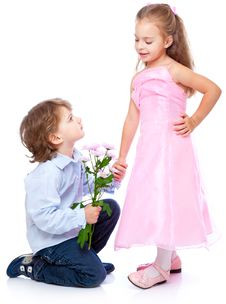
#> input picture segmentation/images/small1.jpg, 226 x 304 px, found by its file name
$ jupyter execute --allow-errors gbsegment.ipynb
#> lines starting #> are read from the running program, lines starting #| are printed output that depends on the picture
[cell 1]
import cv2
import numpy as np
import os, sys
from matplotlib import collections as mc
from matplotlib import pyplot as plt

[cell 2]
class union_find():
    def __init__(self, n_vertic):
        self._parent = [-1 for _ in range(n_vertic)]
        self._size = [1 for _ in range(n_vertic)]
        self._rank = [0 for _ in range(n_vertic)]
        self.n_vertic = n_vertic

    def join(self, a, b):
        ra = self.find_root(a)
        rb = self.find_root(b)

        if ra == rb:
            return

        if self._rank[ra] <=  self._rank[rb]:
            self._parent[ra] = rb
            self._size[rb] += self._size[ra]
        else:
            self._parent[rb] = ra
            self._size[ra] += self._size[rb]
        if self._rank[ra] ==  self._rank[rb]:
            self._rank[rb] += 1


    def find_root(self, x):
        if self._parent[x] == -1:
            return x

        temp = x
        while self._parent[temp] != -1:
            temp = self._parent[temp]
        self._parent[x] = temp

        return temp

    def size(self, x):
        root = self.find_root(x)
        return self._size[root]

    def parent(self):
        return self._parent

    # [11 lines left out: functions num_set, print_set, not called in this run]

[cell 3]
def read_image(fpath):
    return cv2.imread(fpath, cv2.IMREAD_COLOR)

def get_distance(image_arr, record_vertic = False):
    """
    Build graph. A Pixel mimics a graph node, the distance messure between two nodes mimics an edge. Every node
    only consider the surounding 8 nodes as neighbors to form edges.
    Input:
        image_arr: a 2D array representing a channel
        record_vertic: choose whether to return the 2D coordinates with respect to an edge
    return:
        1. numpy array of edges
        2. numpy array of corresponding coordinates. Effective when record_vertic=True.
    """
    m, n = image_arr.shape
    dirs = [[-1, 1], [0, 1], [1, 1], [1, 0]]
    dist = []
    coord = []
    for x in range(m):
        for y in range(n):
            for d in dirs:
                nx = x + d[0]
                ny = y + d[1]
                if 0<=nx<m and 0<=ny<n:
                    dist.append(abs(image_arr[x, y] - image_arr[nx, ny]))
                    if record_vertic:
                        coord.append([x*n+y, nx*n+ny])

    return np.array(dist), np.array(coord)

def get_threshold(K, size):
    """
    Correction of internal distance.
    Input:
        K: a constant
        size: the size of the given set
    return:
        a scalar calculated by K/size
    """
    return K/size

def merge(image, K=100, min_size=50, filter_size=(3,3), sigma=0.5, high_recall=True, all_channel=True, verb=True):
    """
    Apply gassian smoothing filter. Use union-and-find data structure to group pixels. Depending on the setting
    of all_channel, either use all R, G, B channel or sum of squared values as clustering criteria.
    If the current edge(on all channels or SS value) is no greater than the internal distance
    (all channels or SS value) of each of the two candidate groups, merge the two groups.
    Input:
        K: same constant to calculate the internal distance
        min_size: the minimum number of pixels to form a group
        filter_size: Gaussian filter kernal size
        sigma: the standard deviation of gaussian filter
        high_recall: high recall mode uses mininum internal distance as metric, it tends not to cluster and
        leads to more segments. If high_recal is not set, it ues max interval distance, making it easier to
        cluster.
        all_channel: if use all three channel
    return:
        A union-find data structure that contains the grouping information.
    """
#> called with K = 200, min_size = 50, filter_size = (3, 3), sigma = 0.5, high_recall = True, all_channel = False, verb = True
    image = cv2.GaussianBlur(image, filter_size, sigma)
    edges = []
    n_chan = 0
    n_vertic = image.shape[0]*image.shape[1]
#> n_vertic = 68704
    if len(image.shape) == 2:
        edges.append(get_distance(image))
        n_chan = 1
    elif len(image.shape) == 3:
        n_chan = 3
        for i in range(image.shape[2]):
            if i == 0:
                e, vertices = get_distance(image[:, :, i], record_vertic=True)
            else:
                e, _ = get_distance(image[:, :, i], record_vertic=False)
            edges.append(e)
#> after the loop, edges = 3 items

    edges = np.stack(edges, axis=1)
    index = [x for x in range(len(edges))]
#> index = 273228 items
    if all_channel: # edge and inter_diff all have three columns
        index.sort(key = lambda x: np.sum(edges[x, :]))
        inter_diff = np.ones((n_vertic, n_chan)) * get_threshold(K, 1)
    else: # edge and inter_diff only record sum of squared value of three channels
        edges = np.sqrt(np.sum(np.square(edges), axis=1))
        index.sort(key = lambda x: edges[x])
        inter_diff = np.ones((n_vertic, )) * get_threshold(K, 1)

    if verb:
        print("Number of edges and vertices: {}, {}".format(edges.shape[0], inter_diff.shape[0]))
#| Number of edges and vertices: 273228, 68704

    union_set = union_find(n_vertic)
    for i in index:
        edge = edges[i] # shape = (n_chan, ) or (1, ) depends on argument all_channel
        ru = union_set.find_root(vertices[i, 0])
        rv = union_set.find_root(vertices[i, 1])

        if ru == rv:
            continue

        if np.all(edge <= inter_diff[ru]) and np.all(edge <= inter_diff[rv]):
            du = inter_diff[ru] - get_threshold(K, union_set.size(ru))
            dv = inter_diff[rv] - get_threshold(K, union_set.size(rv))
            union_set.join(ru, rv)
            ru = union_set.find_root(ru)

            if high_recall:
                # use the minimum value among du, dv, edge
                dd = np.min(np.stack([du, dv, edge], axis=0), axis=0)
            else:
                dd = np.max(np.stack([du, dv, edge], axis=0), axis=0)

            inter_diff[ru] = dd + get_threshold(K, union_set.size(ru))
#> this loop made 273228 passes
#> (rv, ra in join, rb in join) on passes 2, 3, 7, 8, 10, 11, 13, 14, 16, 17, 19, 20: (227, 1, 227), (226, 1, 226), (3, 1, 3), (229, 1, 229), (4, 1, 4), (230, 1, 230), (5, 1, 5), (231, 1, 231), (6, 1, 6), (232, 1, 232), (7, 1, 7), (233, 1, 233)
#> (rv, ra in join, rb in join) on pass 1: (1, 0, 1)

    if min_size > 0:
        for i in index:
            ru = union_set.find_root(vertices[i, 0])
            rv = union_set.find_root(vertices[i, 1])
            if ru != rv and (union_set.size(ru) < min_size or union_set.size(rv) < min_size):
                union_set.join(ru, rv)

    print("Total number of segments: ", np.where(np.array(segments.parent())==-1)[0].shape[0])

    return union_set


# [39 lines left out: functions color_generator, render, not called in this run]

[cell 4]
# Read images
img = cv2.imread("small1.jpg").astype(float)
#> (the rest of this cell did not finish here and is left out)

[cell 5]
plt.imshow(img/255)
plt.show()
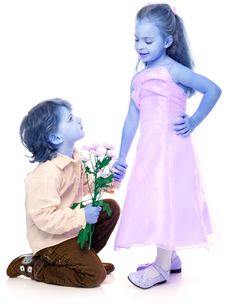
#> shown: shape (304, 226, 3) float64; mean R, G, B 0.85, 0.83, 0.876

#> (the rest of this cell did not finish here and is left out)
